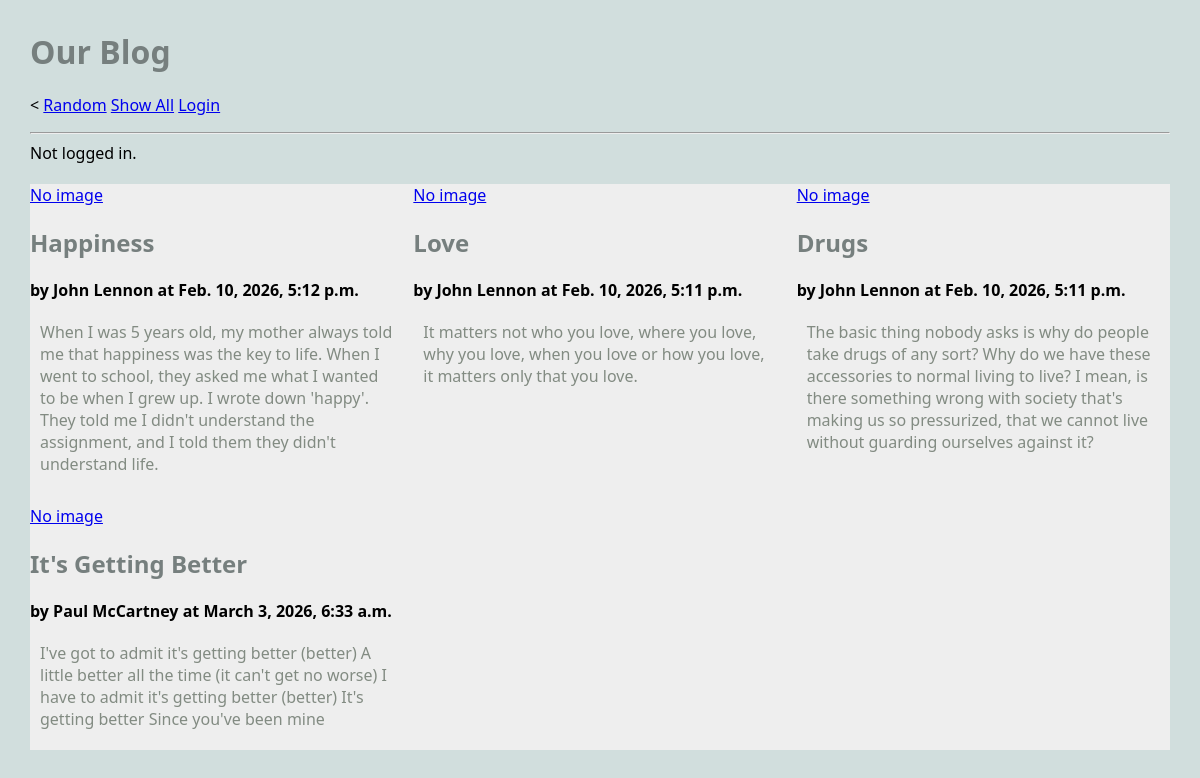
/blog/show_all, run on the app's committed database.
### blog/models.py (models this page shows, shortened)
class Article(models.Model):
    title = models.TextField(blank=False)
    author = models.TextField(blank=False)
    text = models.TextField(blank=False)
    published = models.DateTimeField(auto_now=True)
    image_file = models.ImageField(blank=True) # an actual image
    user = models.ForeignKey(User, on_delete=models.CASCADE) ## NEW

### blog/views.py (the view)
# urls.py: path('show_all', ShowAllView.as_view(), name='show_all'), # generic class-based view
class ShowAllView(ListView):
    model = Article # retrieve objects of type Article from the database
    template_name = 'blog/show_all.html'
    context_object_name = 'articles' # how to find the data in the template file
    def dispatch(self, request, *args, **kwargs):
        if request.user.is_authenticated:
            print(f'ShowAllView.dispatch(): request.user={request.user}')
        else:
            print(f'ShowAllView.dispatch(): not logged in.')
        return super().dispatch(request, *args, **kwargs)

### blog/templates/blog/show_all.html (shortened to what this page needs)
{% extends 'blog/base.html' %}
{% block content %}
<main class="grid-container">
    {% for a in articles %}
    <article>
        <a href="{% url 'article' a.pk %}">
        {% if a.image_file %}
        <img src="{{a.image_file.url}}" alt="">
        {% else %}
        No image
        {% endif %}
        </a>
        <div>
        <h2>{{a.title}}</h2>
        <strong>by {{a.author}} at {{a.published}}</strong>
        <p>
        {{a.text}}
        </p>
        </div>
    </article>
    {% endfor %}
</main>
{% endblock %}

### blog/templates/blog/base.html (shortened to what this page needs)
{% load static %}
<html>
    <head>
        <link rel="stylesheet" href="{% static 'styles/styles-blog.css' %}">
    </head>
    <body>
        <head>
            <h1>Our Blog</h1>
            <nav>
                <ul>
					<
                    <li><a href="{% url 'random' %}">Random</a></li>
                    <li><a href="{% url 'show_all' %}">Show All</a></li>
                    {% if request.user.is_authenticated %}
                    <li><a href="{% url 'create_article' %}">Create</a></li>
                    <form method="post" action="{% url 'logout' %}" >
                    {% csrf_token %}
                    <button type="submit">Logout</button>
                    </form>
                    {% else %}
                    <li><a href="{% url 'login' %}">Login</a></li>
                    {% endif %}
                </ul>
                <hr>
                {% if request.user.is_authenticated %}
                Logged in as: {{request.user}}
                {% else %}
                Not logged in.
                {% endif %}
            </nav>
        </head>
        {% block content %}
        {% endblock %}
    </body>
</html>

### static/styles/styles-blog.css (style rules this page uses)
body { margin: 30px; background: #d1dedd; font-family:'Segoe UI', Tahoma, Geneva, Verdana, sans-serif; }
ul, li { padding: 0px; list-style-type: none; }
h1, h2, h3 { color: #767f7e; }
p { color: #828b82; }
.grid-container { background: #eee; max-width: 900px; display: grid; grid-template-columns: repeat(3, 1fr); grid-gap: 10px; max-width: 1200px; margin: 20px auto; }
article p, article h3 { margin: 20px 10px; }
nav li { display: inline; }

### data on the page
Article: image_file "No image", title "Happiness", author "John Lennon", published "Feb. 10, 2026, 5:12 p.m.", text "When I was 5 years old, my mother always told me that happiness was the key to life. When I went to school, they asked me what I wanted to be when I grew up. I wrote down 'happy'. They told me I didn't understand the assignment, and I told them they didn't understand life."
Article: image_file "No image", title "Love", author "John Lennon", published "Feb. 10, 2026, 5:11 p.m.", text "It matters not who you love, where you love, why you love, when you love or how you love, it matters only that you love."
Article: image_file "No image", title "Drugs", author "John Lennon", published "Feb. 10, 2026, 5:11 p.m.", text "The basic thing nobody asks is why do people take drugs of any sort? Why do we have these accessories to normal living to live? I mean, is there something wrong with society that's making us so pressurized, that we cannot live without guarding ourselves against it?"
Article: image_file "No image", title "It's Getting Better", author "Paul McCartney", published "March 3, 2026, 6:33 a.m.", text "I've got to admit it's getting better (better) A little better all the time (it can't get no worse) I have to admit it's getting better (better) It's getting better Since you've been mine"
